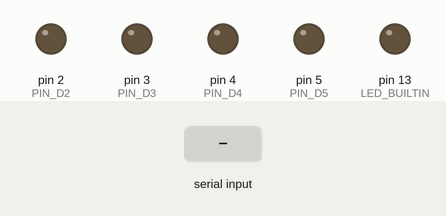
Bench run of a sketch on a simulated Arduino Uno, built with avr-gcc and run on an emulated ATmega328P. Parts: output pins drawn as LEDs (lit = HIGH). Inputs (shaded band) come from the test bench. What the sketch prints to the serial monitor is not drawn.

Above: at 1.2 s.
1.3 s: "F90\n" received over Serial
At 1.46 s:
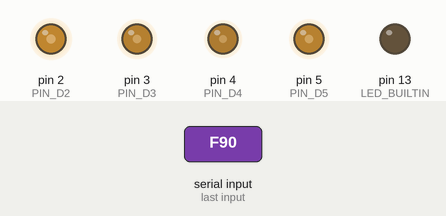
4.3 s: "R90\n" received over Serial
At 5.78 s:
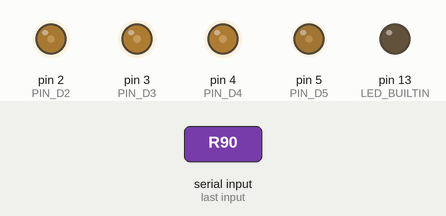
7.3 s: "F90\n" received over Serial
Timing chart, 0 to 10.3 s (numbered marks = the images above; inputs shaded):
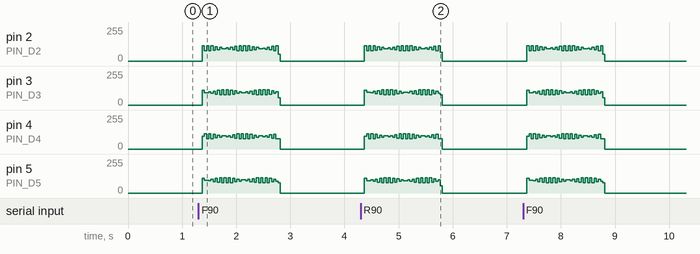

The sketch:

TurntableControl.ino
```cpp
// (licence header left out)
#define PIN_D2 2
#define PIN_D3 3
#define PIN_D4 4
#define PIN_D5 5
int delayms = 2;
int direction = 1;
int nbRemainingSteps = 0;
void setup(){
  pinMode(PIN_D2,OUTPUT);
  pinMode(PIN_D3,OUTPUT);
  pinMode(PIN_D4,OUTPUT);
  pinMode(PIN_D5,OUTPUT);
  Serial.begin(115200);
  Serial.setTimeout(1);
  nbRemainingSteps = 0;
  delayms = 2;
  direction = 1;

  pinMode(LED_BUILTIN, OUTPUT);


}

void write(int a,int b,int c,int d){
  digitalWrite(PIN_D2,a);
  digitalWrite(PIN_D3,b);
  digitalWrite(PIN_D4,c);
  digitalWrite(PIN_D5,d);
}


void onestepFwd(){
  write(1,0,0,0);
  delay(delayms);
  write(1,1,0,0);
  delay(delayms);
  write(0,1,0,0);
  delay(delayms);
  write(0,1,1,0);
  delay(delayms);
  write(0,0,1,0);
  delay(delayms);
  write(0,0,1,1);
  delay(delayms);
  write(0,0,0,1);
  delay(delayms);
  write(1,0,0,1);
  delay(delayms);
}
void onestepRev(){

  write(1,0,0,1);
  delay(delayms);
  write(0,0,0,1);
  delay(delayms);
  write(0,0,1,1);
  delay(delayms);
  write(0,0,1,0);
  delay(delayms);
  write(0,1,1,0);
  delay(delayms);
  write(0,1,0,0);
  delay(delayms);
  write(1,1,0,0);
  delay(delayms);
  write(1,0,0,0);
  delay(delayms);
}

void loop()
{


  if(nbRemainingSteps > 0)
  {
    if(direction>0)
      onestepFwd();
    else
      onestepRev();
    nbRemainingSteps--;

  }else
  {
    write(0,0,0,0);
    delay(1);
  }
  if(Serial.available()) {
      String data = Serial.readString();
      data.trim();
      char cmd = data[0];
      String arg = data.substring(1,data.length());

      if(cmd == 'F')
      {
        direction = 1;
        nbRemainingSteps = arg.toInt();
        Serial.print(cmd);
        Serial.print(nbRemainingSteps);
      }
      if(cmd == 'R')
      {
        direction = -1;
        nbRemainingSteps = arg.toInt();
        Serial.print(cmd);
        Serial.print(nbRemainingSteps);
      }
      if(cmd == 'D')
      {
        delayms = arg.toInt();
        if(delayms<1)
        {
          delayms = 1;
          Serial.print(cmd);
          Serial.print(" invalid delay");
        }else
        {
          Serial.print(cmd);
          Serial.print(delayms);
        }

      }
    }
}
```
